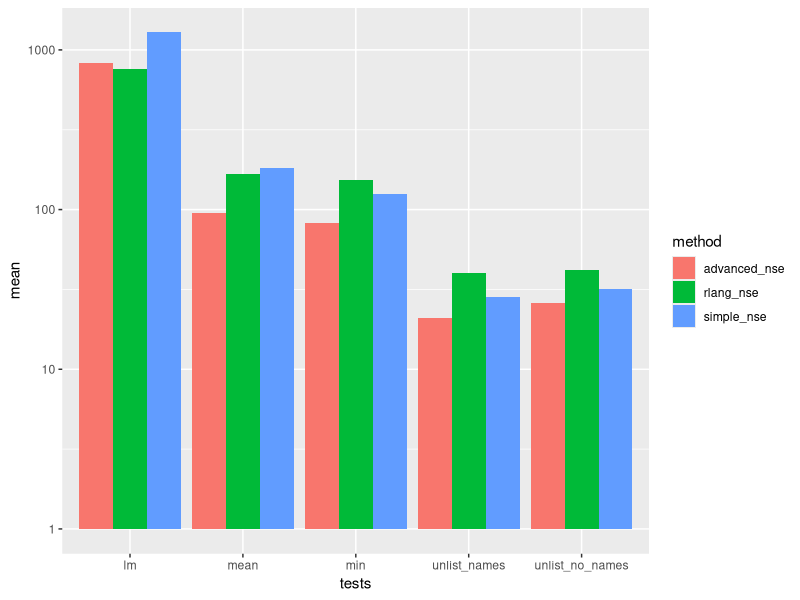

Reproduce this figure in R.
## ---- chunk 1
knitr::opts_chunk$set(echo = TRUE)
## ---- chunk 2

simple_nse <- function(func){
  function(input_list, ...){
    eval(
      substitute(func(...)), 
      input_list
    )
  }
}

## ---- chunk 3
# improved version of simple nse, allows arguments from parent scope
advanced_nse <- function(func){
  function(input_list, ...){
    do.call(func, 
      eval(
        substitute(list(...)), 
        input_list,
        parent.frame()
      )
    )
  }
}

## ---- chunk 4
library(rlang)

rlang_nse <- function(func){
  function(input_list, ...){
    args <- lapply(exprs(...), function(expr){
      rlang::eval_tidy(expr, input_list)
    })
    
    do.call(
      func, 
      args
    )
  }
}

## ---- chunk 5
# define benchmark function
library(microbenchmark)

benchmark_function <- function(nse_constructor){
  # yet another nse
  nse_constructor_name <- deparse(substitute(nse_constructor))
  min_nse <- nse_constructor(min)
  mean_nse <- nse_constructor(mean)
  data(iris)
  lm_nse <- nse_constructor(lm)
  unlist_nse <- nse_constructor(unlist)

  long_dataframe <- as.data.frame(matrix(1, ncol = 1000, nrow = 2))
  
  results <- microbenchmark(
    min_nse(long_dataframe, V1000),
    mean_nse(long_dataframe, V1000),
    lm_nse(iris, formula = Sepal.Length~Sepal.Width - 1),
    unlist_nse(list( x=list(x = 1, y = 2, z = 3, w = c('aa', 'bb'))), x, use.names=FALSE),
    unlist_nse(list( x=list(x = 1, y = 2, z = 3, w = c('aa', 'bb'))), x, use.names=TRUE),
    times=1000L
  )
  results <- summary(results)
  test_names <- c('min', 'mean', 'lm', 'unlist_names', 'unlist_no_names')
  cbind(results, data.frame(method=nse_constructor_name), data.frame(tests = test_names))
}

## ---- chunk 6

library(ggplot2)

results <- rbind(
  benchmark_function(simple_nse),
  benchmark_function(advanced_nse),
  benchmark_function(rlang_nse)
)

ggplot(results, aes(x=tests, y=mean, fill=method)) +
  geom_bar(stat='identity', position='dodge') +
  scale_y_log10()

## ---- chunk 7
# tests if this even works
test_function <- function(nse_constructor){

  min_nse <- nse_constructor(min)
  mean_nse <- nse_constructor(mean)
  data(iris)
  lm_nse <- nse_constructor(lm)
  unlist_nse <- nse_constructor(unlist)

  long_dataframe <- as.data.frame(matrix(1, ncol = 1000, nrow = 2))

  print(min_nse(long_dataframe, V1000))
  print(mean_nse(long_dataframe, V1000))
  print(lm_nse(iris, formula = Sepal.Length~Sepal.Width - 1))
  print(unlist_nse(list( x=list(x = 1, y = 2, z = 3, w = c('aa', 'bb'))), x, use.names=FALSE))
  print(unlist_nse(list( x=list(x = 1, y = 2, z = 3, w = c('aa', 'bb'))), x, use.names=TRUE))
  
}
test_function(simple_nse)
test_function(advanced_nse)
test_function(rlang_nse)

